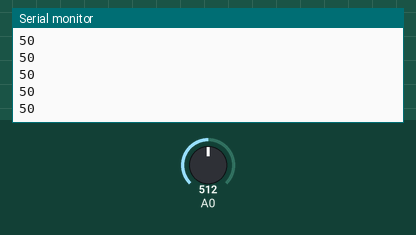
Bench run of a sketch on a simulated Arduino Uno, built with avr-gcc and run on an emulated ATmega328P. On the bench: the last lines printed to the serial monitor. The test bench sets the inputs (shaded band); at power-on: A0 = 512.

Above: at 1.2 s.
1.3 s: A0 set to 716
At 1.31 s:
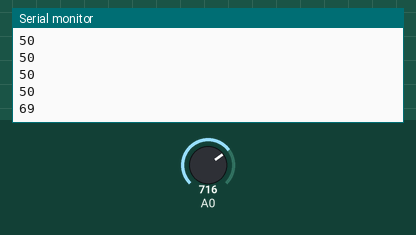
2.8 s: A0 set to 900
At 2.81 s:
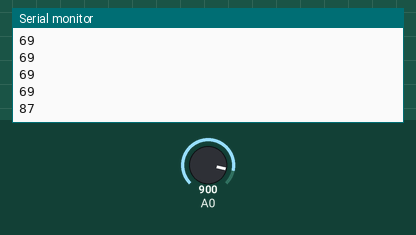
Timing chart, 0 to 5.8 s (numbered marks = the images above; inputs shaded):
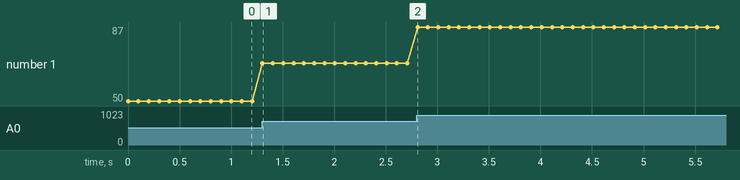

Measured:
- after the input at 1.3 s, the serial monitor: prints a new line at once (image 1)
- after the input at 2.8 s, the serial monitor: prints a new line at once (image 2)
- plotted number 1: 50 → 69 after the input at 1.3 s, 69 → 87 after the input at 2.8 s

The sketch:

main.ino
```cpp
void setup(){
  Serial.begin(9600);
}

void loop(){
  int lect=map(analogRead(A0),0,1023,0,100);

  Serial.println(lect);
  delay(100);
}
```
